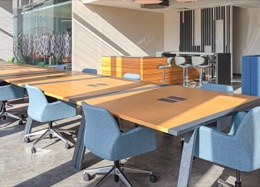
#> input picture web/assets/places/nestwork-thumb.jpg, 260 x 187 px
$ python -i motion.py   (imports and definitions only)
#> lines starting #> are read from the running program, lines starting #| are printed output that depends on the picture
"""Camera-motion compensation for hand-held clips.

Seat outlines are drawn once, on the first frame of a clip. If the camera drifts (a phone held by hand), fixed
outlines slide off their chairs. FrameAligner keeps the first frame's feature points (in memory only, never
stored) and, for every later frame, estimates the homography that maps first-frame coordinates to that frame
(ORB features + RANSAC, so a moving person doesn't throw it off). Seat polygons are warped with it before the
seat assignment. If a frame can't be matched, the last good transform is reused.

Remove this module and the three lines that call it in birdie/service.py to go back to fixed outlines.
"""

from __future__ import annotations

import cv2
import numpy as np

MIN_INLIERS = 12
MAX_SIDE = 640  # features are computed on a copy at most this wide


class FrameAligner:
    def __init__(self) -> None:
        self._orb = cv2.ORB_create(nfeatures=1500)
        self._matcher = cv2.BFMatcher(cv2.NORM_HAMMING, crossCheck=True)
        self._ref_kp: list | None = None
        self._ref_des: np.ndarray | None = None
        self._last_h = np.eye(3)
        self.has_reference = False
        self.last_inliers = 0

    def reset(self) -> None:
        """Forget the reference: the next frame becomes the new one (call at the start of every clip loop)."""
        self._ref_kp = self._ref_des = None
        self._last_h = np.eye(3)
        self.has_reference = False
        self.last_inliers = 0

    def _features(self, rgb: np.ndarray):
        gray = cv2.cvtColor(rgb, cv2.COLOR_RGB2GRAY)
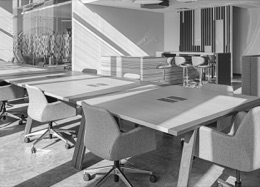
#> gray: shape (187, 260); min 2, max 255, mean 141.3
        h, w = gray.shape
#> h = 187; w = 260
        scale = min(1.0, MAX_SIDE / max(h, w))
#> scale = 1
        if scale < 1.0:
            gray = cv2.resize(gray, (round(w * scale), round(h * scale)), interpolation=cv2.INTER_AREA)
        kp, des = self._orb.detectAndCompute(gray, None)
#> kp = 864 keypoints; strongest (x, y, size): (49, 101, 44.6), (46, 96, 31), (47, 96, 37.2), (51, 122, 31)
        return kp, des, scale

    def update(self, rgb: np.ndarray) -> np.ndarray:
        """Feed a frame. The first one after reset() becomes the reference. Returns the 3x3 homography
        (reference -> this frame) in NORMALISED coordinates (0..1), identity if unknown."""
        kp, des, _ = self._features(rgb)
        if not self.has_reference:
            self._ref_kp, self._ref_des = kp, des
#> self._ref_kp has the same summary as kp in _features
            self.has_reference = des is not None and len(kp) >= MIN_INLIERS
#> self.has_reference = True
            return np.eye(3)
        if des is None or self._ref_des is None or len(kp) < MIN_INLIERS:
            return self._last_h
        matches = self._matcher.match(self._ref_des, des)
        if len(matches) < MIN_INLIERS:
            return self._last_h
        matches = sorted(matches, key=lambda m: m.distance)[:300]
        src = np.float32([self._ref_kp[m.queryIdx].pt for m in matches]).reshape(-1, 1, 2)
        dst = np.float32([kp[m.trainIdx].pt for m in matches]).reshape(-1, 1, 2)
        h_px, mask = cv2.findHomography(src, dst, cv2.RANSAC, 4.0)
        if h_px is None or mask is None or int(mask.sum()) < MIN_INLIERS:
            return self._last_h
        # Reject wild transforms (a bad match set): a hand-held pan changes scale and perspective only a little.
        a = h_px[:2, :2]
        det = float(np.linalg.det(a))
        if not (0.6 < det < 1.6) or abs(h_px[2, 0]) > 5e-3 or abs(h_px[2, 1]) > 5e-3:
            return self._last_h
        self.last_inliers = int(mask.sum())
        h, w = rgb.shape[:2]
        scale = min(1.0, MAX_SIDE / max(h, w))
        sw, sh = w * scale, h * scale
        norm = np.diag([sw, sh, 1.0])  # normalised -> feature-image pixels
        self._last_h = np.linalg.inv(norm) @ h_px @ norm
        return self._last_h


def warp_polygon(polygon: list[tuple[float, float]], h: np.ndarray) -> list[tuple[float, float]]:
    """Apply a normalised homography to a polygon, clamped to the frame."""
    if not polygon:
        return polygon
    pts = np.float32(polygon).reshape(-1, 1, 2)
    out = cv2.perspectiveTransform(pts, h.astype(np.float64)).reshape(-1, 2)
    return [(float(min(1.0, max(0.0, x))), float(min(1.0, max(0.0, y)))) for x, y in out]

>>> import cv2
>>> picture = cv2.cvtColor(cv2.imread('../../web/assets/places/nestwork-thumb.jpg'), cv2.COLOR_BGR2RGB)
>>> result = FrameAligner().update(picture)
#> result = [[1, 0, 0], [0, 1, 0], [0, 0, 1]]

$ run again, on web/assets/places/qnl.jpg
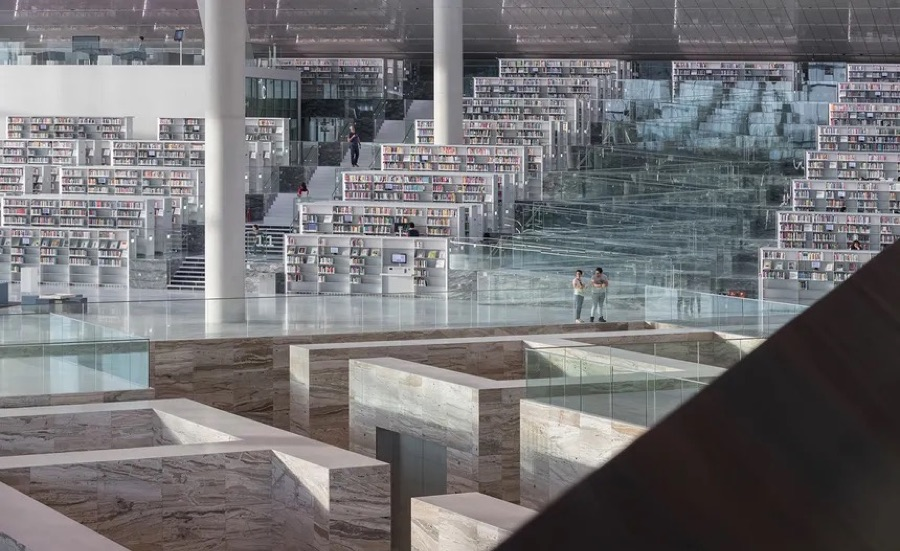
#> input picture web/assets/places/qnl.jpg, 900 x 551 px
#> in _features, `gray = cv2.resize(gray, (round(w * scale), round(h * scale)), interpol..`:
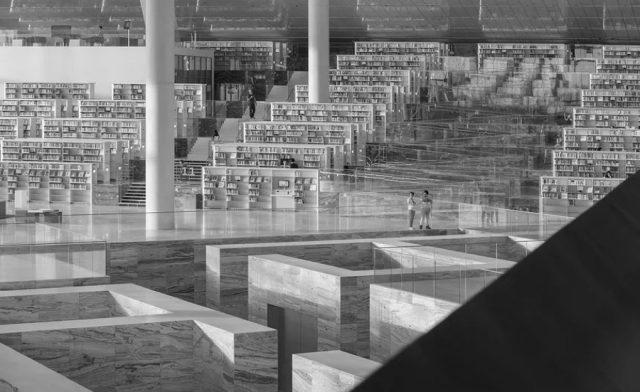
#> gray: shape (392, 640); min 11, max 252, mean 115.2
#> in _features, `kp, des = self._orb.detectAndCompute(gray, None)`: kp = 1500 keypoints; strongest (x, y, size): (142, 198, 31), (144, 189, 31), (203, 168, 31), (144, 185, 31)
#> self._ref_kp has the same summary as kp in _features
#> self.has_reference = True
#> result = [[1, 0, 0], [0, 1, 0], [0, 0, 1]]
